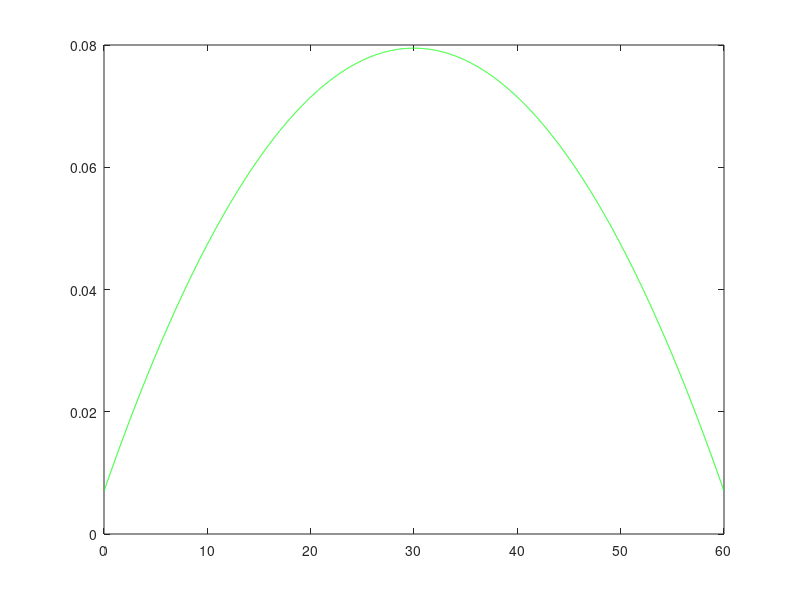

This figure's MATLAB source:
%RICHARD VASQUES 

clear all
clc

T=60; % Total length of system
n=5000; % # of points
m1=1./0.5;
m2=2./(0.5^2);
m3=6./(0.5^3);
m4=24./(0.5^4);
c=1-0.1/900;
q=0.1/900;




l1=3*m4/(10*m2^2)-m3/(3*m1*m2);
b1=m3/(3*m1*m2)-1;

h=T/n;
Et=2*m1/m2;
ea=(1-c)/m1;

pp=ea/Et;
tau=sqrt(2)*sqrt(1+pp+pp^2);
gama=1/6+2*pp/15+tau/8;
beta=tau*gama/(1+4*pp/5);
xi=3*pp*(2*pp-1)/40;
Ea=ea/(1+4*pp/5);
Q=q/(1+4*pp/5);
%Ea=(1-c)*(1-b1*(1-c))/m1;
%Q=q*(1-b1*(1-c));
%D=1/(3*Et);

D=1/(3*Et);


A=zeros(n+1,n+1);
B=zeros(n+1,1);
SF=zeros(n+1,1);
Z=zeros(n+1,1);

A(1,1)= beta + 3*(gama/Et)/(2*h);
A(1,2)= -4*(gama/Et)/(2*h);
A(1,3)= (gama/Et)/(2*h);
B(1)=xi*q/Ea;
for i=2:n
    A(i,i-1)= -D/(h^2);
    A(i,i)= Ea+2*D/(h^2);
    A(i,i+1)= -D/(h^2);
    B(i) = Q;
end
A(n+1,n-1)= (gama/Et)/(2*h);
A(n+1,n)= -4*(gama/Et)/(2*h);
A(n+1,n+1) = beta + 3*(gama/Et)/(2*h);
B(n+1)=xi*q/Ea;

Z=A\B;
SF=(Z+4*q*pp/(5*Ea))./(1+4*pp/5);
SF=1/2*(SF(2:end)+SF(1:end-1));
Z=1/2*(Z(2:end)+Z(1:end-1));
%for i=1:length(SF)
%    SF(i)=1/2*(SF(i)+SF(end+1-i));
%    SF(end+1-i)=SF(i);
%end

p=0+h/2:h:T-h/2;                   % p is line along x-axis.
plot(p,SF,'g'); hold on
%plot(p,SF2,'b');

save SP22.mat
